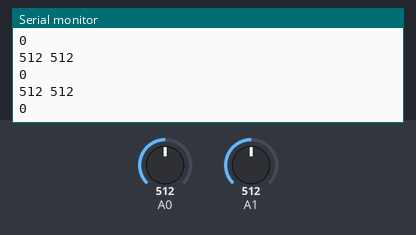
The sketch below on a simulated Arduino Uno, built with avr-gcc and run on an emulated ATmega328P. Parts: the last lines printed to the serial monitor. Inputs (shaded band) come from the test bench; at power-on: A0 = 512, A1 = 512.

Above: at 1.2 s.
1.3 s: A0 set to 716
At 1.62 s:
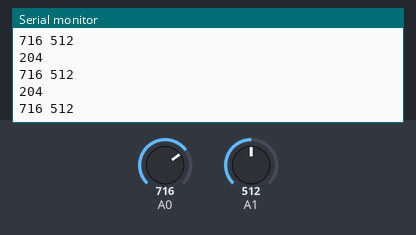
2.8 s: A1 set to 716
At 2.83 s:
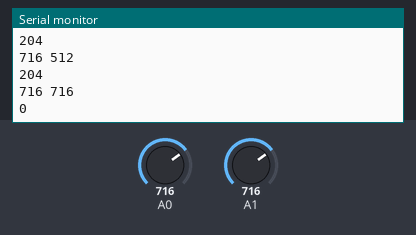
4.3 s: A0 set to 900
At 4.34 s:
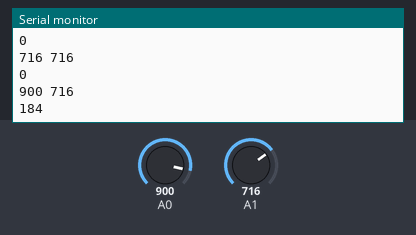
5.8 s: A1 set to 900
At 5.85 s:
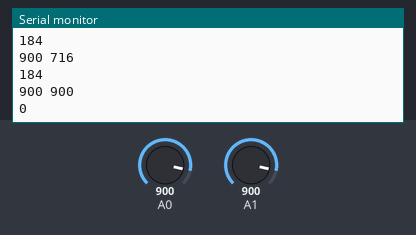
Timing chart, 0 to 8.3 s (numbered marks = the images above; inputs shaded):
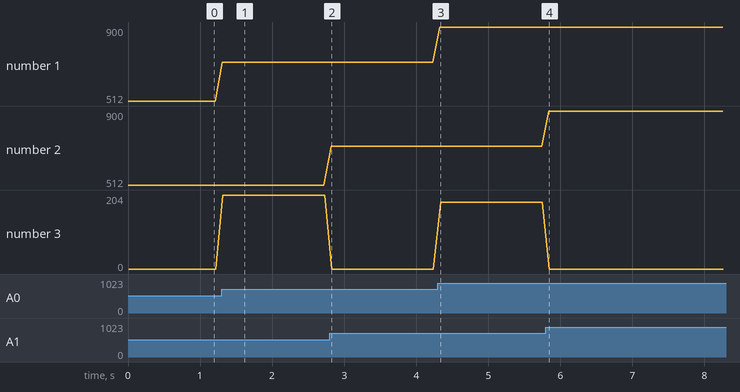

The sketch:

XPhoto_Analog_2Readings_Threshold.ino
```cpp
/*
   Experimental Photography
   Interactive Media Arts @ NYU
   Ellen Nickles

   This program reads the values of two analog pins and calcuates the absolute
   difference between the values. Send bytes to the serial port, if the absolute value is below or exceeds a threshold value.

   Related source:
   ITP Physical Computing Lab
   https://itp.nyu.edu/physcomp/labs/labs-serial-communication/lab-serial-input-to-the-p5-js-ide/

  Suggested workflow:
  STEP 1: Observe range of sensor readings in serial monitor
          (save and upload to Arduino)
  STEP 2: Set your threshold value in the variable above setup()
  STEP 3: Comment out all the serial.print() and serial.println() used in STEP 1
  STEP 4: Uncomment all the code to compare the difference in sensor readings,
          and based on that difference in a relation to the threshold,
          send bytes to the serial port
          (save and upload to Arduino)

  You might need to repeat these steps when testing threshold values.
*/

// STEP 2: Set your threshold value
int differenceThreshold = 25;
bool thresholdExceeded = false;

void setup() {
  Serial.begin(9600); // initialize serial communications
}

void loop() {
  // read the input pin
  int reading0 = analogRead(A0);
  int reading1 = analogRead(A1);

  int difference = reading0 - reading1;
  int absoluteVal = abs(difference);

  // STEP 1: Observe range of sensor readings in serial monitor
  // Comment out before STEP 3
    Serial.print(reading0);
    Serial.print(" ");
    Serial.println(reading1);
    Serial.println(absoluteVal);

  // STEP 3: Uncomment when you're ready to photograph!
  // If we are getting readings from our two sensors
//  if (reading0 > 0 && reading1 > 0 ) {
//    // and if the difference between the two readings are below a threshold
//    if (absoluteVal < differenceThreshold) {
//      // check the capture state
//      if (!thresholdExceeded) {
//        // send the signal to take a picture
//        Serial.write("1");
//        thresholdExceeded = true;
//      }
//    } else {
//      Serial.write("0");
//      thresholdExceeded = false;
//    }
//  }

  // delay in between reads for stability
  delay(100);
}
```

Measured:
- after the input at 1.3 s, the serial monitor: prints a new line at once (image 1)
- after the input at 2.8 s, the serial monitor: prints a new line at once (image 2)
- after the input at 4.3 s, the serial monitor: prints a new line at once (image 3)
- after the input at 5.8 s, the serial monitor: prints a new line at once (image 4)
- plotted number 1: 512 → 716 after the input at 1.3 s, 716 → 900 after the input at 4.3 s
- plotted number 3: 0 → 204 after the input at 1.3 s, 0 → 184 after the input at 4.3 s
